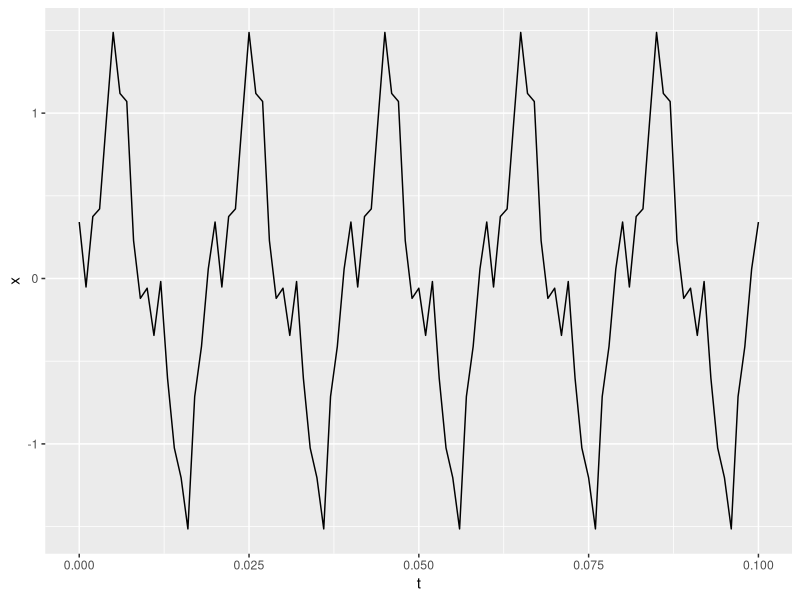
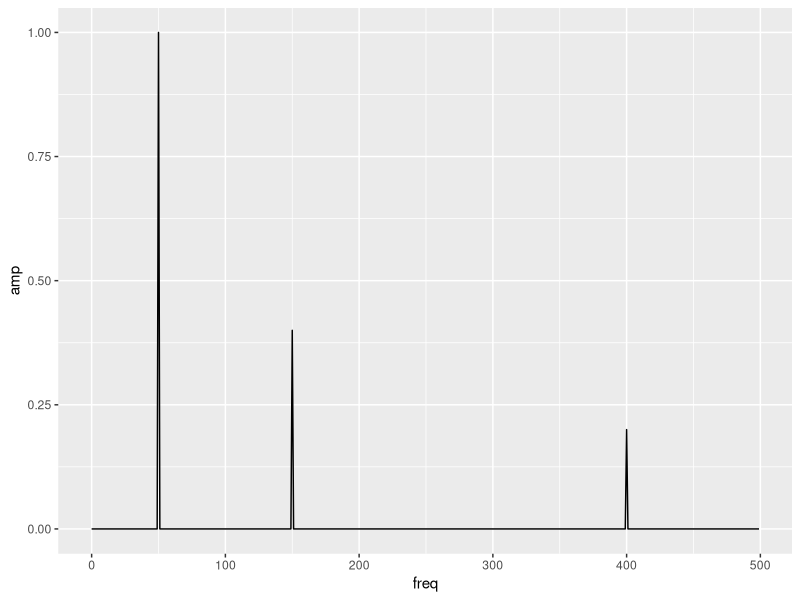

Reproduce these figures in R, in order.
# Fast Fourier Transform
library(tidyverse)
Fs <- 1000 # sample frequentie (hier 1 kHz)
Ts <- 1/Fs # sample periode (hier 1 msec)
N <- 1000 # aantal samples 
freq.resolution <- Fs/N # frequentie resolutie
print(freq.resolution)
t <- c(0 : (N-1)*Ts) # tijdsverloop
F0 <- 50 # frequentie van het tijdssignaal
x <- sin(2*pi*F0*t) + 0.4*cos(2*pi*3*F0*t + pi/3) - 0.2*sin(2*pi*8*F0*t - pi/4) # tijdssignaal
signal <- data.frame(t,x)
signal %>% filter(t<=0.1) %>% ggplot() + geom_line(aes(t,x))
# Berekening van het double sided en single sided spectrum
z <- fft(x)
P2 <- Mod(z/N)
P1 <- P2[1:((N/2)+1)]
P1[2:(length(P1)-1)] <- 2*P1[2:(length(P1)-1)]
freq <- seq(0, (Fs/2)-(Fs/N), Fs/N)
freqspec <- data.frame(freq=freq,amp=P1[1:(N/2)])
ggplot(data=freqspec) + geom_line(aes(freq,amp))
grens <- 0.1
aantal <- length(z[Mod(z)>grens])
fasehoek <- Arg(z[Mod(z)>grens])/pi
resultaat <- data.frame(freq=freqspec$freq[freqspec$amp>grens],
                        amp=freqspec$amp[freqspec$amp>grens],
                        fasehoek_pi=fasehoek[1:(aantal/2)])
print(resultaat)